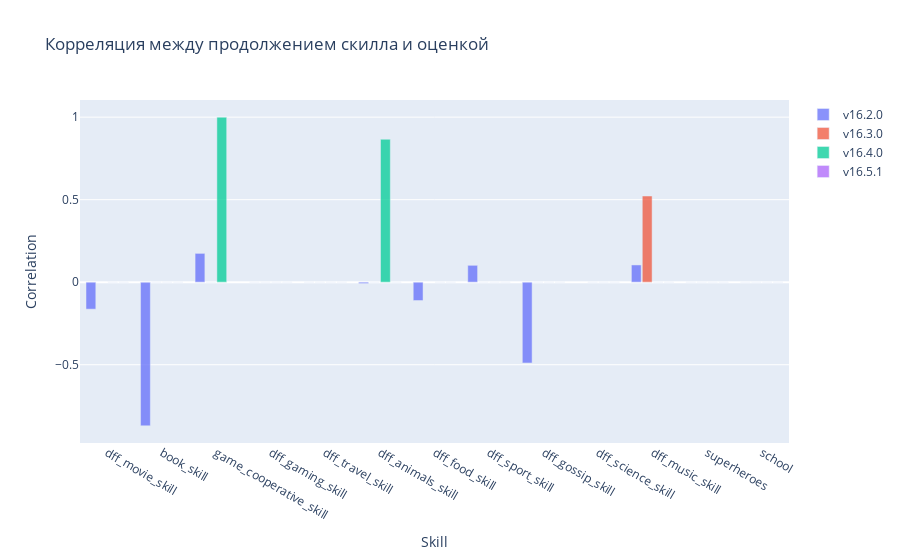

Here is the notebook cell this chart was saved with:
### Code cell
fig = go.Figure()

for version in graphics_dict.keys():
    
    x0, y0 = [], []
    
    for skill in graphics_dict[version].keys():
        x0.append(skill)
        y0.append(graphics_dict[version][skill]["active_rating_correlation"])
    
    fig.add_trace(go.Bar(
        x=x0,
        y=y0,
        name=version, 
        opacity=0.75
    ))

fig.update_layout(
    title_text='Корреляция между продолжением скилла и оценкой', 
    xaxis_title_text='Skill', 
    yaxis_title_text='Correlation', 
    bargap=0.2, 
    bargroupgap=0.1 
)

fig.show()

### Figure 1 — Plotly figure (JSON) as saved in the notebook; plotly's stock layout.template omitted (floating-point values rounded to 4 significant figures)
{"data": [{"name": "v16.2.0", "opacity": 0.75, "type": "bar", "x": ["dff_movie_skill", "book_skill", "game_cooperative_skill", "dff_gaming_skill", "dff_travel_skill", "dff_animals_skill", "dff_food_skill", "dff_sport_skill", "dff_gossip_skill", "dff_science_skill", "dff_music_skill", "superheroes", "school"], "y": [-0.1634, -0.8704, 0.1747, 0, 0, -0.008244, -0.1111, 0.1023, -0.4895, null, 0.1045, 0, 0]}, {"name": "v16.3.0", "opacity": 0.75, "type": "bar", "x": ["dff_movie_skill", "book_skill", "game_cooperative_skill", "dff_gaming_skill", "dff_travel_skill", "dff_animals_skill", "dff_food_skill", "dff_sport_skill", "dff_gossip_skill", "dff_science_skill", "dff_music_skill", "superheroes", "school"], "y": [null, 0, 0, 0, 0, 0, null, 0, 0, 0, 0.5222, 0, 0]}, {"name": "v16.4.0", "opacity": 0.75, "type": "bar", "x": ["dff_movie_skill", "book_skill", "game_cooperative_skill", "dff_gaming_skill", "dff_travel_skill", "dff_animals_skill", "dff_food_skill", "dff_sport_skill", "dff_gossip_skill", "dff_science_skill", "dff_music_skill", "superheroes", "school"], "y": [0, 0, 1, 0, 0, 0.866, 0, 0, 0, 0, 0, 0, 0]}, {"name": "v16.5.1", "opacity": 0.75, "type": "bar", "x": ["dff_movie_skill", "book_skill", "game_cooperative_skill", "dff_gaming_skill", "dff_travel_skill", "dff_animals_skill", "dff_food_skill", "dff_sport_skill", "dff_gossip_skill", "dff_science_skill", "dff_music_skill", "superheroes", "school"], "y": [0, 0, null, 0, 0, 0, 0, 0, 0, 0, 0, 0, 0]}], "layout": {"bargap": 0.2, "bargroupgap": 0.1, "title": {"text": "Корреляция между продолжением скилла и оценкой"}, "xaxis": {"title": {"text": "Skill"}}, "yaxis": {"title": {"text": "Correlation"}}}}
